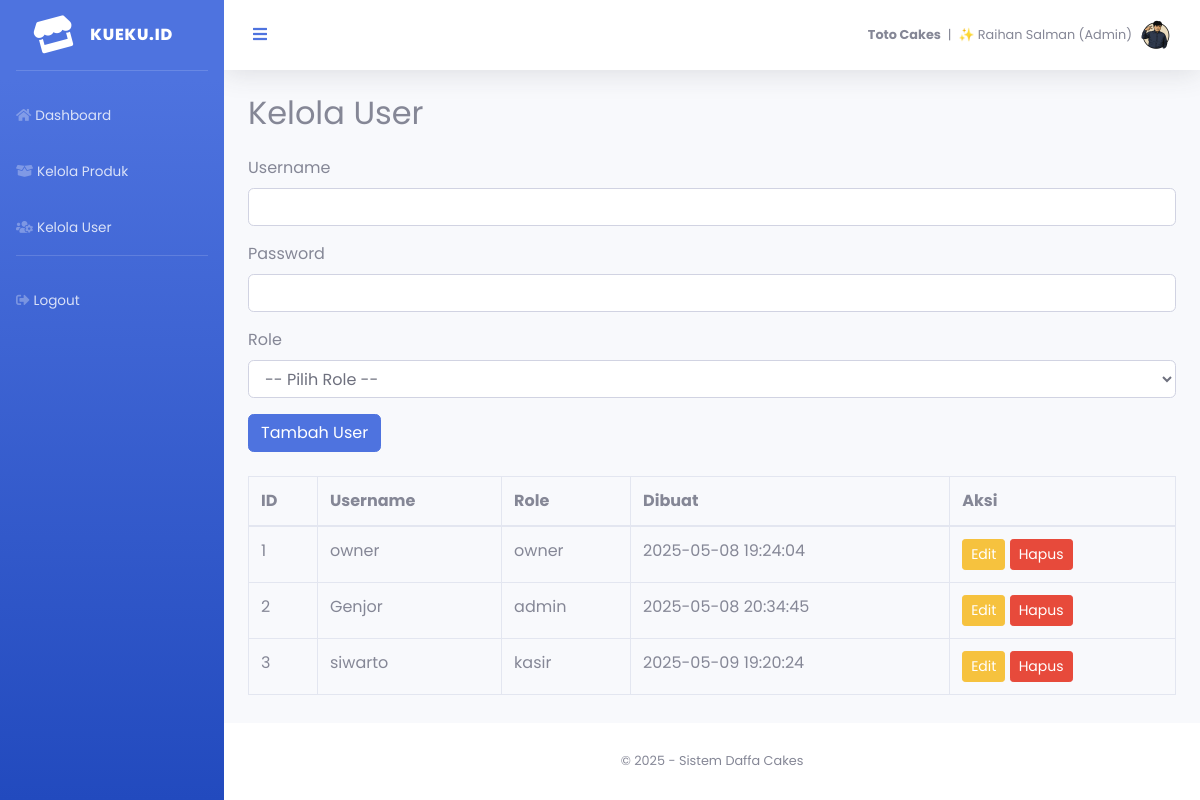
The app's page /views/user/kelola_user.php (signed in), older data.
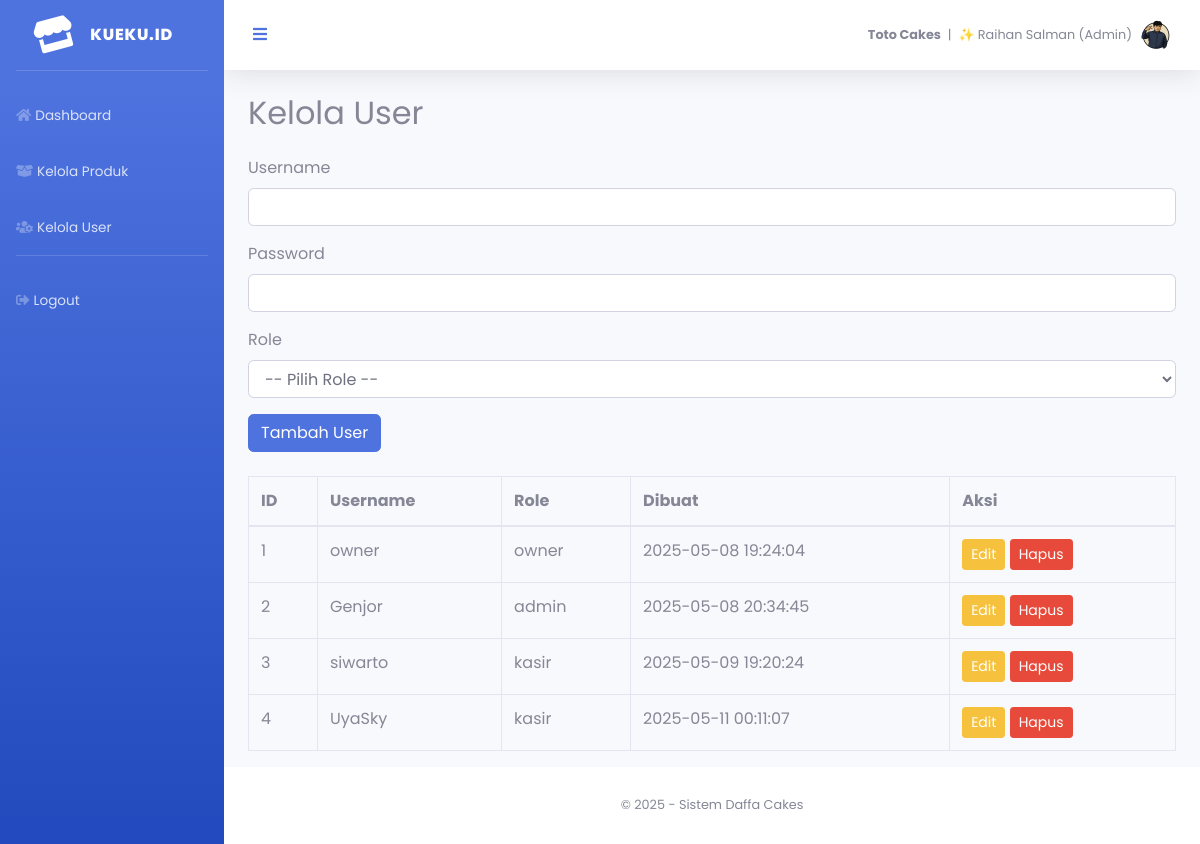
The same page, newer data.
### tables this page shows
CREATE TABLE `user` (
  `user_id` int(11) NOT NULL,
  `username` varchar(50) NOT NULL,
  `password` varchar(255) NOT NULL,
  `role` enum('owner','admin','kasir') NOT NULL,
  `created_at` datetime DEFAULT current_timestamp(),
  `nama_lengkap` varchar(100) DEFAULT NULL,
  `foto` varchar(100) DEFAULT 'default.png'
);

### views/user/kelola_user.php (the view, shortened to what this page needs)
<?php
include_once '../layouts/header.php';
include_once '../layouts/sidebar.php';
$query = mysqli_query($conn, "SELECT * FROM user ORDER BY user_id ASC");
?>
<div class="container-fluid">
    <h2 class="mb-4">Kelola User</h2>
    <form action="tambah_user.php" method="POST" class="mb-4">
        <div class="form-group">
            <label>Username</label>
            <input type="text" name="username" required class="form-control">
        </div>
        <div class="form-group">
            <label>Password</label>
            <input type="password" name="password" required class="form-control">
        </div>
        <div class="form-group">
            <label>Role</label>
            <select name="role" class="form-control" required>
                <option value="">-- Pilih Role --</option>
            </select>
        </div>
        <button class="btn btn-primary" type="submit">Tambah User</button>
    </form>
    <table class="table table-bordered">
        <thead>
            <tr>
                <th>ID</th>
                <th>Username</th>
                <th>Role</th>
                <th>Dibuat</th>
                <th>Aksi</th>
            </tr>
        </thead>
        <tbody>
           <?php while ($row = mysqli_fetch_assoc($query)) : ?>
                <tr>
                    <td><?= $row['user_id'] ?></td>
                    <td><?= htmlspecialchars($row['username']) ?></td>
                    <td><?= $row['role'] ?></td>
                    <td><?= $row['created_at'] ?></td>
                    <td>
                        <a href="edit_user.php?id=<?= $row['user_id'] ?>" class="btn btn-sm btn-warning">Edit</a>
                        <button onclick="hapusUser(<?= $row['user_id'] ?>)" class="btn btn-sm btn-danger">Hapus</button>
                    </td>
                </tr>
            <?php endwhile; ?>
        </tbody>
    </table>
</div>
<?php include_once '../layouts/footer.php'; ?>

Row changes from the older to the newer data that the page shows:
added user: user_id "4", username "UyaSky", role "kasir", created_at "2025-05-11 00:11:07"
